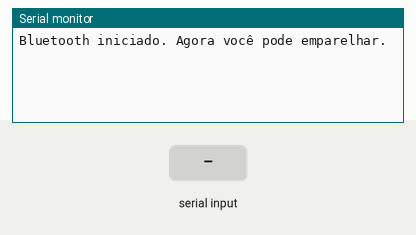
This sketch was run on a simulated ESP32. Shown: the last lines printed to the serial monitor. Inputs (shaded band) come from the test bench. Nothing arrives over Bluetooth unless stated.

Above: at 1.2 s.
1.3 s: "1" received over the second serial link
At 2.2 s:
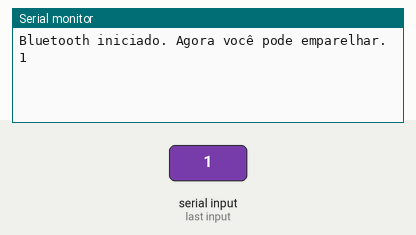
2.8 s: "0" received over the second serial link
At 3.4 s:
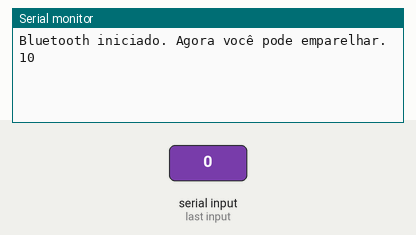

Measured:
- after the input at 1.3 s, the serial monitor: prints a new line at once (image 1)
- after the input at 2.8 s, the serial monitor: prints a new line at once (image 2)

The sketch:

Ex-Bluetooth.ino
```cpp
#include "BluetoothSerial.h"

BluetoothSerial SerialBT;

void setup() {
  Serial.begin(115200);
  SerialBT.begin("ESP32_BT"); // Nome visível do dispositivo
  Serial.println("Bluetooth iniciado. Agora você pode emparelhar.");
}

void loop() {
  if (SerialBT.available()) {
    char c = SerialBT.read();
    Serial.write(c); // Mostra no monitor serial
  }

  if (Serial.available()) {
    SerialBT.write(Serial.read()); // Envia do monitor serial para o Bluetooth
  }
}
```
